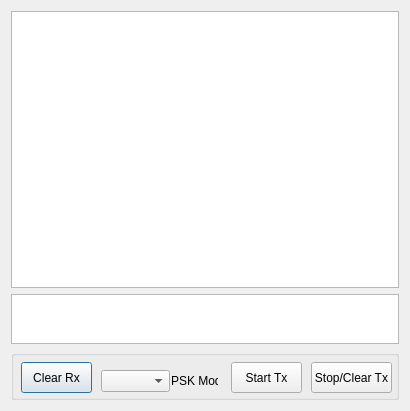
<?xml version="1.0" encoding="UTF-8"?>
<ui version="4.0">
 <class>CChatDialog</class>
 <widget class="QDialog" name="CChatDialog">
  <property name="geometry">
   <rect>
    <x>0</x>
    <y>0</y>
    <width>410</width>
    <height>411</height>
   </rect>
  </property>
  <property name="sizePolicy">
   <sizepolicy hsizetype="Preferred" vsizetype="Fixed">
    <horstretch>0</horstretch>
    <verstretch>0</verstretch>
   </sizepolicy>
  </property>
  <property name="windowTitle">
   <string>Dialog</string>
  </property>
  <layout class="QVBoxLayout" name="verticalLayout">
   <item>
    <widget class="QPlainTextEdit" name="plainTextEditRx"/>
   </item>
   <item>
    <widget class="QPlainTextEdit" name="plainTextEditTx">
     <property name="sizePolicy">
      <sizepolicy hsizetype="Expanding" vsizetype="Fixed">
       <horstretch>0</horstretch>
       <verstretch>0</verstretch>
      </sizepolicy>
     </property>
     <property name="maximumSize">
      <size>
       <width>16777215</width>
       <height>50</height>
      </size>
     </property>
     <property name="textInteractionFlags">
      <set>Qt::TextEditable</set>
     </property>
    </widget>
   </item>
   <item>
    <widget class="QGroupBox" name="groupBox">
     <property name="minimumSize">
      <size>
       <width>0</width>
       <height>50</height>
      </size>
     </property>
     <property name="title">
      <string/>
     </property>
     <widget class="QPushButton" name="pushButtonClearRx">
      <property name="geometry">
       <rect>
        <x>10</x>
        <y>12</y>
        <width>71</width>
        <height>31</height>
       </rect>
      </property>
      <property name="text">
       <string>Clear Rx</string>
      </property>
     </widget>
     <widget class="QComboBox" name="comboBoxPskMode">
      <property name="geometry">
       <rect>
        <x>90</x>
        <y>20</y>
        <width>69</width>
        <height>22</height>
       </rect>
      </property>
     </widget>
     <widget class="QLabel" name="label">
      <property name="geometry">
       <rect>
        <x>160</x>
        <y>20</y>
        <width>47</width>
        <height>21</height>
       </rect>
      </property>
      <property name="text">
       <string>PSK Mode</string>
      </property>
     </widget>
     <widget class="QPushButton" name="pushButtonStopTx">
      <property name="geometry">
       <rect>
        <x>300</x>
        <y>12</y>
        <width>81</width>
        <height>31</height>
       </rect>
      </property>
      <property name="text">
       <string>Stop/Clear Tx</string>
      </property>
     </widget>
     <widget class="QPushButton" name="pushButtonStartTx">
      <property name="geometry">
       <rect>
        <x>220</x>
        <y>12</y>
        <width>71</width>
        <height>31</height>
       </rect>
      </property>
      <property name="text">
       <string>Start Tx</string>
      </property>
     </widget>
    </widget>
   </item>
  </layout>
 </widget>
 <resources/>
 <connections>
  <connection>
   <sender>pushButtonClearRx</sender>
   <signal>clicked()</signal>
   <receiver>CChatDialog</receiver>
   <slot>OnClearRx()</slot>
   <hints>
    <hint type="sourcelabel">
     <x>65</x>
     <y>390</y>
    </hint>
    <hint type="destinationlabel">
     <x>5</x>
     <y>351</y>
    </hint>
   </hints>
  </connection>
  <connection>
   <sender>plainTextEditTx</sender>
   <signal>textChanged()</signal>
   <receiver>CChatDialog</receiver>
   <slot>OnTxTextChanged()</slot>
   <hints>
    <hint type="sourcelabel">
     <x>111</x>
     <y>329</y>
    </hint>
    <hint type="destinationlabel">
     <x>5</x>
     <y>319</y>
    </hint>
   </hints>
  </connection>
  <connection>
   <sender>pushButtonStartTx</sender>
   <signal>clicked()</signal>
   <receiver>CChatDialog</receiver>
   <slot>OnStartTx()</slot>
   <hints>
    <hint type="sourcelabel">
     <x>270</x>
     <y>383</y>
    </hint>
    <hint type="destinationlabel">
     <x>281</x>
     <y>408</y>
    </hint>
   </hints>
  </connection>
  <connection>
   <sender>pushButtonStopTx</sender>
   <signal>clicked()</signal>
   <receiver>CChatDialog</receiver>
   <slot>OnStopTx()</slot>
   <hints>
    <hint type="sourcelabel">
     <x>361</x>
     <y>386</y>
    </hint>
    <hint type="destinationlabel">
     <x>406</x>
     <y>396</y>
    </hint>
   </hints>
  </connection>
  <connection>
   <sender>comboBoxPskMode</sender>
   <signal>currentIndexChanged(int)</signal>
   <receiver>CChatDialog</receiver>
   <slot>OnPskModeChanged(int)</slot>
   <hints>
    <hint type="sourcelabel">
     <x>132</x>
     <y>376</y>
    </hint>
    <hint type="destinationlabel">
     <x>135</x>
     <y>404</y>
    </hint>
   </hints>
  </connection>
 </connections>
 <slots>
  <slot>OnClearRx()</slot>
  <slot>OnPskModeChanged(int)</slot>
  <slot>OnStopTx()</slot>
  <slot>OnTxTextChanged()</slot>
  <slot>OnStartTx()</slot>
 </slots>
</ui>
